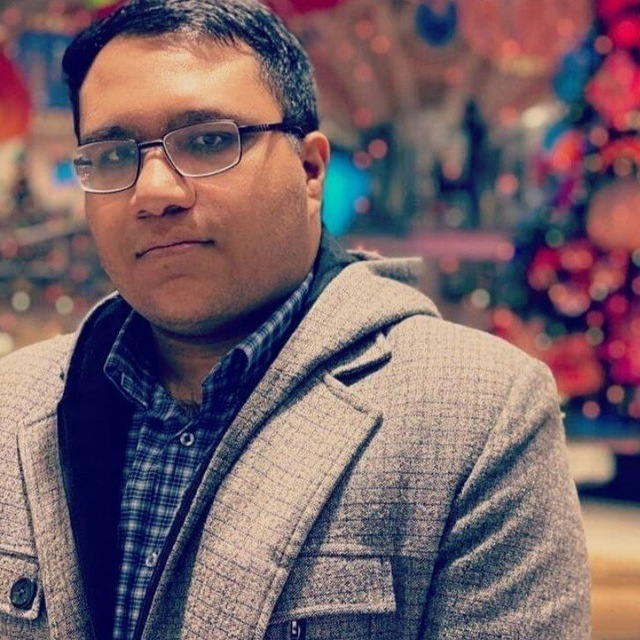
#> input picture AI/ehsanrezaei.jpg, 640 x 640 px
$ python 1.py
#> lines starting #> are read from the running program, lines starting #| are printed output that depends on the picture
#%%
import cv2
from matplotlib import pyplot as plt

#%%
image =cv2.imread('ehsanrezaei.jpg',0)
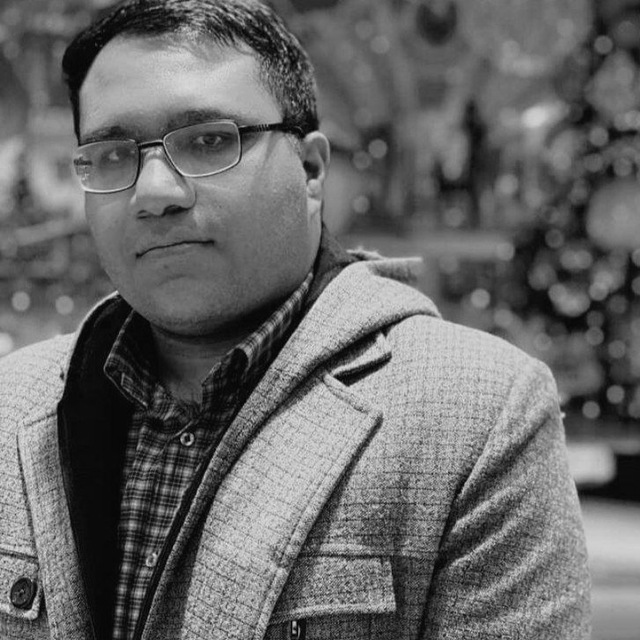
#> image: shape (640, 640); min 0, max 233, mean 103.8
model = cv2.CascadeClassifier('model.xml')
image = cv2.cvtColor(image, cv2.COLOR_BGR2RGB)
#> image: shape (640, 640, 3)
plt.imshow(image)
#%%
face = model.detectMultiScale(image,1.1,4)
#> face = [[30, 41, 279, 279]]
x=face[0][0]
#> x = 30
y=face[0][1]
#> y = 41
w=face[0][2]
#> w = 279
h=face[0][3]
#> h = 279
image = cv2.rectangle(image,(x,y),(x+w,y+h),(255,0,0),2)
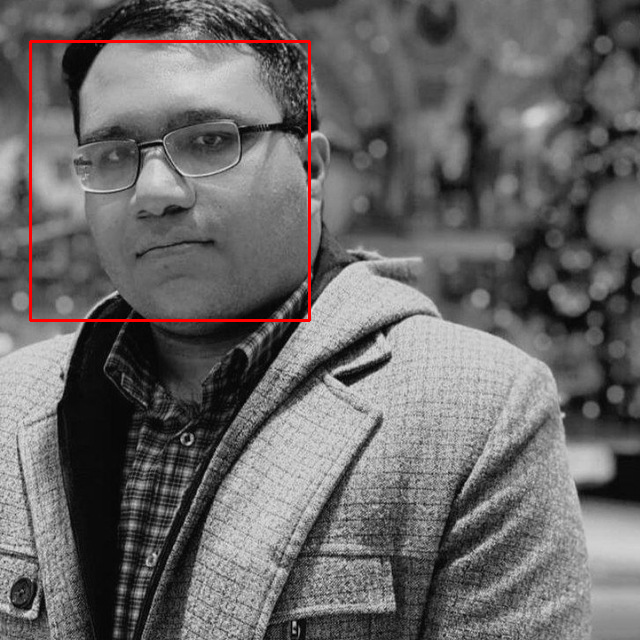
#> image: shape (640, 640, 3); mean R, G, B 105.1, 103.1, 103.1
image = cv2.cvtColor(image,cv2.COLOR_BGR2RGB)
#%%
plt.imshow(image)
# %%
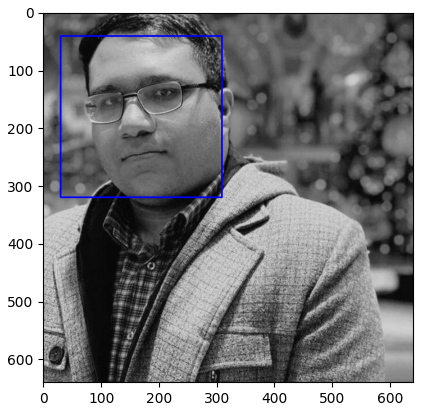
#> figure drawn by matplotlib, 1 panel; B, G, R data is drawn as R, G, B
